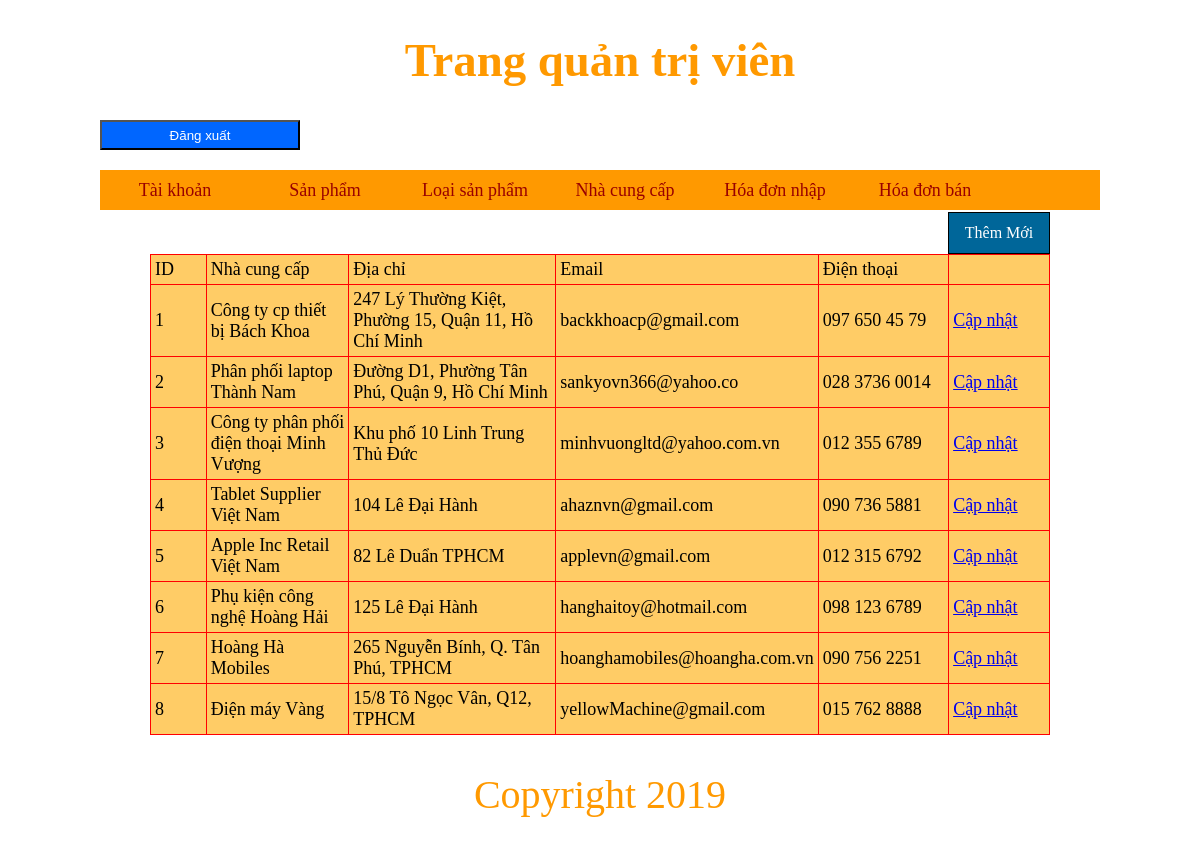
The page /webphukien_congnghe/admin/index.php?quanly=nhacungcap&ac=lietke (signed in) on the database its author committed.
### tables this page shows
CREATE TABLE `nhacungcap` (
  `id_ncc` int(11) NOT NULL,
  `tenncc` varchar(100) NOT NULL,
  `diachi` varchar(100) NOT NULL,
  `email` varchar(50) NOT NULL,
  `sdt_ncc` varchar(20) NOT NULL
);

### webphukien_congnghe/config/config.php (called while the page is built, shortened)
<?php
global $conn;
function select_query($sql) {
	global $conn;
	$query = mysqli_query($conn, $sql);
	$result = array();
	if ($query){
		while ($row = mysqli_fetch_assoc($query)){
			$result[] = $row;
		}
	}
	return $result;
}
?>

### webphukien_congnghe/admin/quanlynhacungcap/lietke_nhacungcap.php (the view)
<?php
	$sql = "select * from nhacungcap";
	$result = select_query($sql);
?>
<div class="button_them">
	<a href="index.php?quanly=nhacungcap&ac=them">Thêm Mới</a>
</div>
<table width="100%" border="1">
	<tr>
    	<td width="7%">ID</td>
    	<td width="18%">Nhà cung cấp</td>
        <td width="27%">Địa chỉ</td>
        <td width="18%">Email</td>
        <td width="17%">Điện thoại</td>
    	<td width="13%">&nbsp;</td>
  	</tr>
  	<?php
  		foreach($result as $item){
  	?>
  		<tr>
    		<td><?php  echo $item['id_ncc'];?></td>
    		<td><?php echo $item['tenncc'] ?></td>
            <td><?php echo $item['diachi'] ?></td>
            <td><?php echo $item['email'] ?></td>
            <td><?php echo $item['sdt_ncc'] ?></td>
            <td>
            	<a href="index.php?quanly=nhacungcap&ac=capnhat&id_ncc=<?php echo $item['id_ncc'] ?>">Cập nhật</a>
            </td>
  		</tr>
  		<?php
  		}
  		?>
</table>

### webphukien_congnghe/css/admin.css (style rules this page uses)
body { background:#fff; }
* { padding:0; margin:0; }
table { border-collapse:collapse; width:100%; background-color:#FC6; border:1px solid #F00; }
table tr td { color:#000; font-size:18px; padding:4px; }
.button_them { width:100px; height:40px; border:1px solid #000; text-align:center; background:#069; line-height:40px; color:#fff; float:right; }
.button_them a { color:#fff; display:block; text-decoration:none; }

### rows shown on the page
nhacungcap: id_ncc "1", tenncc "Công ty cp thiết bị Bách Khoa", diachi "247 Lý Thường Kiệt, Phường 15, Quận 11, Hồ Chí Minh", email "backkhoacp@gmail.com", sdt_ncc "097 650 45 79"
nhacungcap: id_ncc "2", tenncc "Phân phối laptop Thành Nam", diachi "Đường D1, Phường Tân Phú, Quận 9, Hồ Chí Minh", email "sankyovn366@yahoo.co", sdt_ncc "028 3736 0014"
nhacungcap: id_ncc "3", tenncc "Công ty phân phối điện thoại Minh Vượng", diachi "Khu phố 10 Linh Trung Thủ Đức", email "minhvuongltd@yahoo.com.vn", sdt_ncc "012 355 6789"
nhacungcap: id_ncc "4", tenncc "Tablet Supplier Việt Nam", diachi "104 Lê Đại Hành", email "ahaznvn@gmail.com", sdt_ncc "090 736 5881"
nhacungcap: id_ncc "5", tenncc "Apple Inc Retail Việt Nam", diachi "82 Lê Duẩn TPHCM", email "applevn@gmail.com", sdt_ncc "012 315 6792"
nhacungcap: id_ncc "6", tenncc "Phụ kiện công nghệ Hoàng Hải", diachi "125 Lê Đại Hành", email "hanghaitoy@hotmail.com", sdt_ncc "098 123 6789"
nhacungcap: id_ncc "7", tenncc "Hoàng Hà Mobiles", diachi "265 Nguyễn Bính, Q. Tân Phú, TPHCM", email "hoanghamobiles@hoangha.com.vn", sdt_ncc "090 756 2251"
nhacungcap: id_ncc "8", tenncc "Điện máy Vàng", diachi "15/8 Tô Ngọc Vân, Q12, TPHCM", email "yellowMachine@gmail.com", sdt_ncc "015 762 8888"
